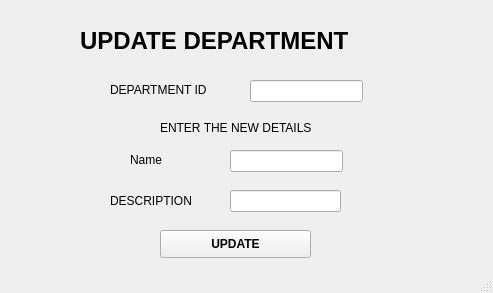
<?xml version="1.0" encoding="UTF-8"?>
<ui version="4.0">
 <class>MainWindow</class>
 <widget class="QMainWindow" name="MainWindow">
  <property name="geometry">
   <rect>
    <x>0</x>
    <y>0</y>
    <width>493</width>
    <height>293</height>
   </rect>
  </property>
  <property name="windowTitle">
   <string>MainWindow</string>
  </property>
  <widget class="QWidget" name="centralwidget">
   <widget class="QLineEdit" name="lineEdit">
    <property name="geometry">
     <rect>
      <x>250</x>
      <y>80</y>
      <width>113</width>
      <height>22</height>
     </rect>
    </property>
   </widget>
   <widget class="QLineEdit" name="lineEdit_3">
    <property name="geometry">
     <rect>
      <x>230</x>
      <y>150</y>
      <width>113</width>
      <height>22</height>
     </rect>
    </property>
   </widget>
   <widget class="QLabel" name="label_3">
    <property name="geometry">
     <rect>
      <x>130</x>
      <y>152</y>
      <width>55</width>
      <height>16</height>
     </rect>
    </property>
    <property name="text">
     <string>Name</string>
    </property>
   </widget>
   <widget class="QLabel" name="label_8">
    <property name="geometry">
     <rect>
      <x>80</x>
      <y>20</y>
      <width>351</width>
      <height>41</height>
     </rect>
    </property>
    <property name="font">
     <font>
      <pointsize>18</pointsize>
      <weight>75</weight>
      <bold>true</bold>
     </font>
    </property>
    <property name="text">
     <string>UPDATE DEPARTMENT</string>
    </property>
   </widget>
   <widget class="QLabel" name="label_2">
    <property name="geometry">
     <rect>
      <x>110</x>
      <y>190</y>
      <width>81</width>
      <height>21</height>
     </rect>
    </property>
    <property name="text">
     <string>DESCRIPTION</string>
    </property>
   </widget>
   <widget class="QLineEdit" name="lineEdit_2">
    <property name="geometry">
     <rect>
      <x>230</x>
      <y>190</y>
      <width>111</width>
      <height>22</height>
     </rect>
    </property>
   </widget>
   <widget class="QPushButton" name="pushButton">
    <property name="geometry">
     <rect>
      <x>160</x>
      <y>230</y>
      <width>151</width>
      <height>28</height>
     </rect>
    </property>
    <property name="font">
     <font>
      <weight>75</weight>
      <bold>true</bold>
     </font>
    </property>
    <property name="text">
     <string>UPDATE</string>
    </property>
   </widget>
   <widget class="QLabel" name="label">
    <property name="geometry">
     <rect>
      <x>110</x>
      <y>80</y>
      <width>101</width>
      <height>20</height>
     </rect>
    </property>
    <property name="text">
     <string>DEPARTMENT ID</string>
    </property>
   </widget>
   <widget class="QLabel" name="label_7">
    <property name="geometry">
     <rect>
      <x>160</x>
      <y>120</y>
      <width>151</width>
      <height>16</height>
     </rect>
    </property>
    <property name="text">
     <string>ENTER THE NEW DETAILS</string>
    </property>
   </widget>
  </widget>
  <widget class="QStatusBar" name="statusbar"/>
 </widget>
 <resources/>
 <connections/>
</ui>
